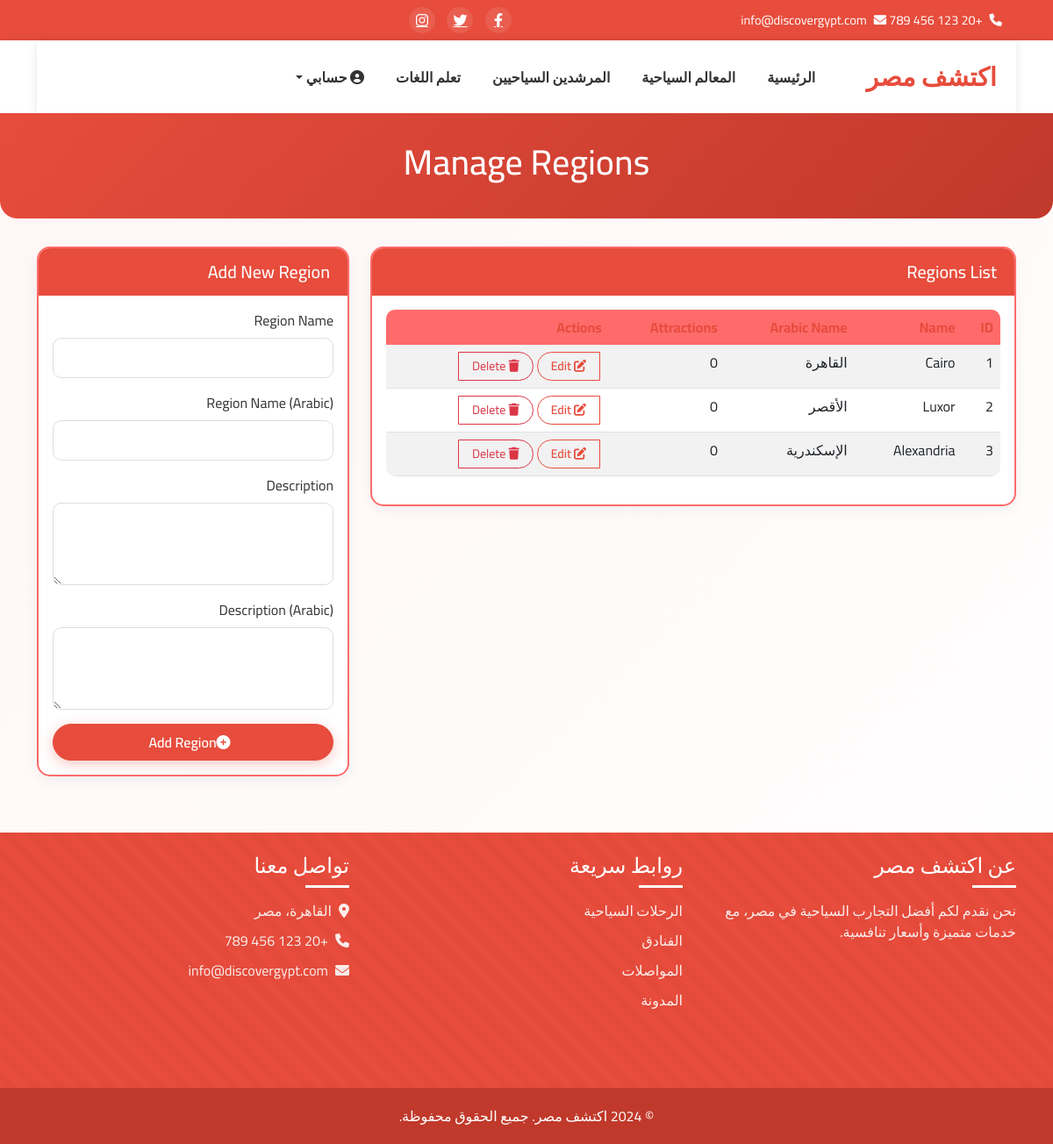
Page /admin/regions (signed in) on the committed database.
### models.py (models this page shows)
class Region(db.Model):
    id = db.Column(db.Integer, primary_key=True)
    name = db.Column(db.String(100), nullable=False)
    name_ar = db.Column(db.String(100), nullable=True)
    description = db.Column(db.Text, nullable=True)
    description_ar = db.Column(db.Text, nullable=True)
    attractions = db.relationship('Attraction', backref='region', lazy='dynamic')

### routes.py (the view, shortened to what this page needs)
@main.route('/admin/regions', methods=['GET', 'POST'])
@login_required
def admin_regions():
    if not current_user.is_admin:
        flash('You do not have permission to access this page.', 'danger')
        return redirect(url_for('main.index'))
    regions = Region.query.all()
    return render_template('admin/regions.html',
                          title='Manage Regions',
                          regions=regions)

### forms.py
class SearchForm(FlaskForm):
    q = StringField('Search', validators=[DataRequired()])
    submit = SubmitField('Search')

### routes.py (called while the page is built)
def get_locale():
    if 'language' in session:
        return session['language']
    return 'en'

@main.before_app_request
def before_request():
    g.locale = str(get_locale())
    g.search_form = SearchForm()

### templates/admin/regions.html (shortened to what this page needs)
<!DOCTYPE html>
<html lang="en" dir="rtl">
<head>
    <link href="https://cdn.jsdelivr.net/npm/bootstrap@5.2.3/dist/css/bootstrap.min.css" rel="stylesheet">
    <link href="https://cdnjs.cloudflare.com/ajax/libs/font-awesome/6.0.0/css/all.min.css" rel="stylesheet">
</head>
<body>
    <div class="top-header">
        <div class="container">
            <div class="row align-items-center">
                <div class="col-md-6">
                    <div class="contact-info">
                        <span class="me-3"><i class="fas fa-phone ms-2"></i>+20 123 456 789</span>
                        <span><i class="fas fa-envelope ms-2"></i>info@discovergypt.com</span>
                    </div>
                </div>
                <div class="col-md-6 text-end">
                    <div class="social-icons">
                        <a href="#"><i class="fab fa-facebook-f"></i></a>
                        <a href="#"><i class="fab fa-twitter"></i></a>
                        <a href="#"><i class="fab fa-instagram"></i></a>
                    </div>
                </div>
            </div>
        </div>
    </div>
    <header class="main-header">
        <div class="container">
            <nav class="navbar navbar-expand-lg">
                <a class="navbar-brand logo" href="{{ url_for('main.index') }}">
                     {{ _('اكتشف مصر') }}
                </a>
                <div class="collapse navbar-collapse" id="navbarNav">
                    <ul class="navbar-nav ms-auto">
                        <li class="nav-item">
                            <a class="nav-link" href="{{ url_for('main.index') }}">{{ _('الرئيسية') }}</a>
                        </li>
                        <li class="nav-item">
                            <a class="nav-link" href="{{ url_for('main.attractions') }}">{{ _('المعالم السياحية') }}</a>
                        </li>
                        <li class="nav-item">
                            <a class="nav-link" href="{{ url_for('main.guides') }}">{{ _('المرشدين السياحيين') }}</a>
                        </li>
                        <li class="nav-item">
                            <a class="nav-link" href="{{ url_for('main.language_practice') }}">{{ _('تعلم اللغات') }}</a>
                        </li>
                        {% if current_user.is_authenticated %}
                            <li class="nav-item dropdown">
                                <a class="nav-link dropdown-toggle" href="#" id="userDropdown" role="button" data-bs-toggle="dropdown">
                                    <i class="fas fa-user-circle"></i> {{ _('حسابي') }}
                                </a>
                            </li>
                        {% endif %}
                    </ul>
                </div>
            </nav>
        </div>
    </header>
    <div class="page-header fade-in">
        <div class="container">
            <h1 class="text-center">{{ _('Manage Regions') }}</h1>
        </div>
    </div>
    <div class="container mt-4">
        <div class="row mt-4 slide-up">
            <div class="col-md-8">
                <div class="card">
                    <div class="card-header">
                        <h5 class="mb-0">{{ _('Regions List') }}</h5>
                    </div>
                    <div class="card-body">
                        <div class="table-responsive">
                            <table class="table table-striped">
                                <thead>
                                    <tr>
                                        <th>{{ _('ID') }}</th>
                                        <th>{{ _('Name') }}</th>
                                        <th>{{ _('Arabic Name') }}</th>
                                        <th>{{ _('Attractions') }}</th>
                                        <th>{{ _('Actions') }}</th>
                                    </tr>
                                </thead>
                                <tbody>
                                    {% for region in regions %}
                                    <tr>
                                        <td>{{ region.id }}</td>
                                        <td>{{ region.name }}</td>
                                        <td>{{ region.name_ar }}</td>
                                        <td>{{ region.attractions.count() }}</td>
                                        <td>
                                            <div class="btn-group" role="group">
                                                <button type="button" class="btn btn-sm btn-outline-primary"><i class="fas fa-edit"></i> {{ _('Edit') }}</button>
                                                <button type="button" class="btn btn-sm btn-outline-danger"><i class="fas fa-trash"></i> {{ _('Delete') }}</button>
                                            </div>
                                        </td>
                                    </tr>
                                    {% endfor %}
                                </tbody>
                            </table>
                        </div>
                    </div>
                </div>
            </div>
            <div class="col-md-4">
                <div class="card">
                    <div class="card-header">
                        <h5 class="mb-0">{{ _('Add New Region') }}</h5>
                    </div>
                    <div class="card-body">
                        <form method="POST" action="">
                            <div class="mb-3">
                                <label for="name" class="form-label">{{ _('Region Name') }}</label>
                                <input type="text" class="form-control" id="name" name="name" required>
                            </div>
                            <div class="mb-3">
                                <label for="name_ar" class="form-label">{{ _('Region Name (Arabic)') }}</label>
                                <input type="text" class="form-control" id="name_ar" name="name_ar">
                            </div>
                            <div class="mb-3">
                                <label for="description" class="form-label">{{ _('Description') }}</label>
                                <textarea class="form-control" id="description" name="description" rows="3"></textarea>
                            </div>
                            <div class="mb-3">
                                <label for="description_ar" class="form-label">{{ _('Description (Arabic)') }}</label>
                                <textarea class="form-control" id="description_ar" name="description_ar" rows="3"></textarea>
                            </div>
                            <div class="d-grid">
                                <button type="submit" class="btn btn-primary"><i class="fas fa-plus-circle me-2"></i>{{ _('Add Region') }}</button>
                            </div>
                        </form>
                    </div>
                </div>
            </div>
        </div>
    </div>
    <footer class="main-footer">
        <div class="container">
            <div class="row py-4">
                <div class="col-md-4">
                    <h4 class="footer-heading">عن اكتشف مصر</h4>
                    <p>نحن نقدم لكم أفضل التجارب السياحية في مصر، مع خدمات متميزة وأسعار تنافسية.</p>
                </div>
                <div class="col-md-4">
                    <h4 class="footer-heading">روابط سريعة</h4>
                    <ul class="footer-links">
                        <li><a href="/tours">الرحلات السياحية</a></li>
                        <li><a href="/hotels">الفنادق</a></li>
                        <li><a href="/transportation">المواصلات</a></li>
                        <li><a href="/blog">المدونة</a></li>
                    </ul>
                </div>
                <div class="col-md-4">
                    <h4 class="footer-heading">تواصل معنا</h4>
                    <ul class="footer-links">
                        <li><i class="fas fa-map-marker-alt ms-2"></i>القاهرة، مصر</li>
                        <li><i class="fas fa-phone ms-2"></i>+20 123 456 789</li>
                        <li><i class="fas fa-envelope ms-2"></i>info@discovergypt.com</li>
                    </ul>
                </div>
            </div>
        </div>
        <div class="footer-bottom">
            <div class="container">
                <p class="mb-0">© 2024 اكتشف مصر. جميع الحقوق محفوظة.</p>
            </div>
        </div>
    </footer>
</body>
</html>

### templates/admin/regions.html (style rules this page uses)
:root { --primary-red: #e74c3c; --secondary-red: #c0392b; --light-red: #ff6b6b; --white: #ffffff; --off-white: #fff5f5; --light-gray: #f8d7da; --gold: #ffd700; }
body { font-family: 'Cairo', sans-serif; background: linear-gradient(135deg, var(--off-white) 0%, var(--white) 100%); color: #333; overflow-x: hidden; }
.navbar { background-color: var(--white); box-shadow: 0 2px 10px rgba(0,0,0,0.1); padding: 15px 0; }
.navbar-brand { font-weight: 700; color: var(--primary-red); font-size: 1.8rem; }
.nav-link { color: #333; font-weight: 600; margin: 0 10px; position: relative; transition: color 0.3s; }
.btn-primary { background-color: var(--primary-red); border-color: var(--primary-red); padding: 8px 20px; font-weight: 600; border-radius: 50px; box-shadow: 0 4px 15px rgba(231, 76, 60, 0.3); transition: all 0.3s; }
.btn-outline-primary { color: var(--primary-red); border-color: var(--primary-red); border-radius: 50px; font-weight: 600; transition: all 0.3s; }
.btn-sm { padding: 5px 15px; border-radius: 20px; }
.card { border: none; border-radius: 15px; overflow: hidden; box-shadow: 0 5px 15px rgba(0,0,0,0.05); transition: all 0.3s; margin-bottom: 1rem; border: 2px solid var(--light-red); }
.card-header { background-color: var(--primary-red); color: var(--white); font-weight: 700; padding: 15px 20px; border-bottom: none; }
.top-header { background: var(--primary-red); padding: 8px 0; color: var(--white); }
.top-header .contact-info { font-size: 0.9rem; }
.social-icons a { display: inline-flex; align-items: center; justify-content: center; width: 30px; height: 30px; background-color: rgba(255, 255, 255, 0.1); border-radius: 50%; color: var(--white); margin: 0 5px; transition: all 0.3s; }
.main-header { padding: 0; background: var(--white); box-shadow: 0 2px 10px rgba(0,0,0,0.1); }
.btn-group .btn { margin: 0 2px; }
.table { border-radius: 10px; overflow: hidden; }
.table thead th { background-color: var(--light-red); color: var(--primary-red); font-weight: 700; border: none; }
.page-header { position: relative; padding: 2rem 0; margin-bottom: 2rem; background: linear-gradient(135deg, var(--primary-red) 0%, var(--secondary-red) 100%); color: var(--white); border-radius: 0 0 20px 20px; }
.form-control { border-radius: 10px; padding: 10px 15px; border: 1px solid #ddd; transition: all 0.3s; }
.main-footer { background: var(--primary-red); position: relative; overflow: hidden; margin-top: 3rem; color: var(--white); }
.main-footer::before { content: ''; position: absolute; top: 0; left: 0; right: 0; bottom: 0; background: repeating-linear-gradient( 45deg, var(--primary-red), var(--primary-red) 10px, var(--secondary-red) 10px, var(--secondary-red) 20px ); opacity: 0.1; }
.footer-heading { color: var(--white); position: relative; margin-bottom: 1.5rem; }
.footer-heading::after { content: ''; position: absolute; bottom: -10px; right: 0; width: 50px; height: 3px; background: var(--white); }
.footer-links { list-style: none; padding: 0; }
.footer-links li { margin-bottom: 10px; }
.footer-links a { color: var(--white); text-decoration: none; transition: color 0.3s; opacity: 0.9; }
.footer-bottom { background: var(--secondary-red); padding: 20px 0; margin-top: 3rem; text-align: center; position: relative; overflow: hidden; }
.fade-in { animation: fadeIn 1s ease-in; }
.slide-up { animation: slideUp 0.8s ease-out; }

### rows in the picture
Region: id "1", name "Cairo", name_ar "القاهرة", attractions.count "0"
Region: id "2", name "Luxor", name_ar "الأقصر", attractions.count "0"
Region: id "3", name "Alexandria", name_ar "الإسكندرية", attractions.count "0"
